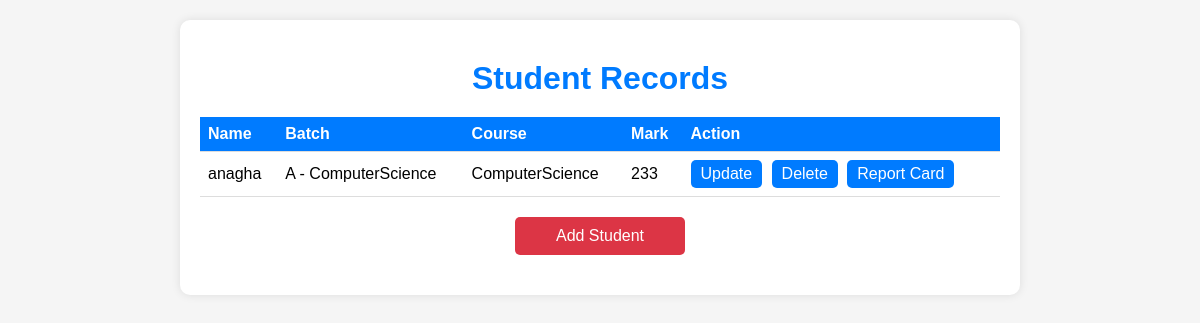
Page /adminapp/Studentview/ on the committed database.
### studentapp/models.py (models this page shows, shortened)
class Student(models.Model):
    username = models.CharField(max_length=100,blank=False,default=None)
    password = models.CharField(max_length=25,unique=True,null=False,default=None)
    email = models.EmailField(max_length=59,default=None)
    name = models.CharField(max_length=55)
    batch = models.ForeignKey(Batch, on_delete=models.CASCADE, related_name="students")
    course = models.ForeignKey(Course, on_delete=models.CASCADE, related_name="students")
    score = models.PositiveIntegerField(null=True, blank=True)

class Batch(models.Model):
    name = models.CharField(max_length=55)
    course = models.ForeignKey(Course, on_delete=models.CASCADE, related_name="batches")
    start_date = models.DateField()
    end_date = models.DateField()
    def __str__(self):
        return f"{self.name} - {self.course.name}"

class Course(models.Model):
    name = models.CharField(max_length=55)
    description = models.CharField(max_length=255)
    def __str__(self):
        return self.name

### adminapp/views.py (the view)
# urls.py: path('Studentview/',Studentview.as_view(), name = 'index'),
class Studentview(View):
    def get(self, request):
        item = Student.objects.all()
        forms = StudentForm()
        context ={'item':item, 'forms':forms}
        return render(request,"admindashbord.html", context)

### adminapp/templates/admindashbord.html (shortened to what this page needs)
<!DOCTYPE html>
<html lang="en">
<head>
</head>
<body>
    <div class="container">
        <h1>Student Records</h1>
        <table>
            <thead>
                <tr>
                    <th>Name</th>
                    <th>Batch</th>
                    <th>Course</th>
                    <th>Mark</th>
                    <th>Action</th>
                </tr>
            </thead>
            <tbody>
                {% for student in item %}
                <tr>
                    <td>{{ student.name }}</td>
                    <td>{{ student.batch }}</td>
                    <td>{{ student.course }}</td>
                    <td>{{ student.score }}</td>
                    <td>
                        <a href="{% url 'adminapp:update_student' student.pk %}">Update</a>
                        <a href="{% url 'adminapp:delete_student' student.pk %}">Delete</a>
                        <a href="{% url 'adminapp:coursecomplitionreportpdf' student.pk %}">Report Card</a>
                    </td>
                </tr>
                {% endfor %}
            </tbody>
        </table>
        <a href="{% url 'adminapp:student_add' %}" class="add-button">Add Student</a>
    </div>
</body>
</html>

### adminapp/templates/admindashbord.html (style rules this page uses)
body { font-family: Arial, sans-serif; background-color: #f5f5f5; margin: 0; padding: 0; }
.container { max-width: 800px; margin: 20px auto; padding: 20px; background-color: #fff; border-radius: 10px; box-shadow: 0 0 10px rgba(0, 0, 0, 0.1); }
h1 { color: #007bff; text-align: center; margin-top: 20px; margin-bottom: 20px; }
table { width: 100%; border-collapse: collapse; margin-top: 10px; }
th, td { padding: 8px; border-bottom: 1px solid #ddd; text-align: left; }
th { background-color: #007bff; color: #fff; }
td a { display: inline-block; padding: 5px 10px; background-color: #007bff; color: #fff; text-decoration: none; border-radius: 5px; margin-right: 5px; }
.add-button { display: block; width: 150px; margin: 20px auto; padding: 10px; text-align: center; background-color: #dc3545; color: #fff; text-decoration: none; border-radius: 5px; }

### rows in the picture
Student: name "anagha", batch "A - ComputerScience", course "ComputerScience", score "233"
